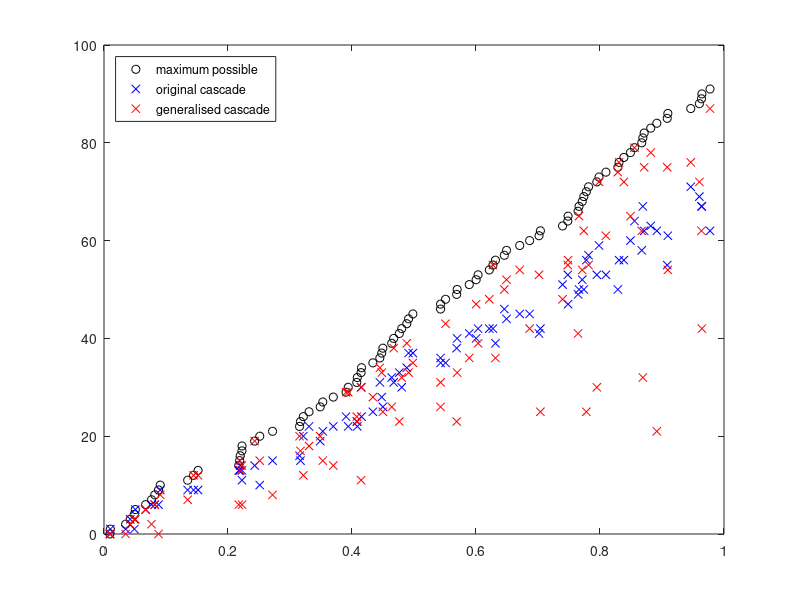

Source code (MATLAB):
% Summary: Beta distribution skews to low numbers
% (betadistribution.eps), so it spreads out
% the number of prey each predator has, so that even those very high
% in trophic level can also have just a few prey (see
% comparing_no_prey_orig_and_generalised_cascade.eps)

% The purpose of this script is to plot the distributions of ri for
% the Cascade Model and the Generalised Cascade Model (from Stouffer)
% to try and figure out what the significance of the exponential
% function is
%
% In the original Cascade Model, species j with nj < ni becomes a prey 
% of i with fixed probability x0 = 2CS/(S - 1)
%
% In the Generalised Cascade Model, species i preys on
% species j with nj < ni, with a species-specific probability
% x drawn—from the beta distribution or an exponential
% distribution—from the interval [0, 1]
%
% So what we should see a difference in is the number of prey versus
% ni
%
% The Beta Distribution describes a distribution of x, 0 < x < 1,
% where the probability of a particular value for x is given by:
%
% p(x) = \beta(1-x)^{\beta-1} 
%
% If y is a uniform random variable, you can generate x with a Beta
% Distribution using:
%
% x = 1-(1-y)^(1/beta)
%
% The Beta Distribution has the expected value E(x) = 1/(1+beta), so
% Beta can also be selected to satisfy the connectance criteria c, so
%
% beta = 1/(2*c) - 1;
%

% Let's use Little Rock Lake, which has 92 species and a connectance of 0.12
S = 92;
C = 0.12;
beta = 1/(2*C) - 1;

n = rand(S,1); % random niche value

% Niche Model
y = rand(S,1);
x = (1-(1-y).^(1/beta)); 
r = n.*x;
c = rand*(n-r/2)+r/2;

niche_no_prey = zeros(S,1);
for i = 1:S
    ci = c(i);
    ri = r(i);
    low_bound = ci-ri/2;
    upp_bound = ci+ri/2;
    niche_no_prey(i) = length(find((n > low_bound) & (n < upp_bound)));
end

% Cascade Models:
potl_prey_V = zeros(S,1);
for i = 1:S
    potl_prey_V(i) = length(find(n<n(i)));
end
% In the original Cascade Model, species j with nj < ni becomes a prey 
% of i with fixed probability x0 = 2CS/(S - 1)
cascade_x = 2*C*S/(S-1);
cascade_no_prey = zeros(S,1);
% about cascade_x * potl_no_prey
for i = 1:S
    potl_prey = find(n<n(i));
    for j = 1:length(potl_prey)
        if rand > cascade_x
            cascade_no_prey(i) += 1;
        end
    end
end

% In the Generalised Cascade Model, species i preys on
% species j with nj < ni, with a species-specific probability
% x drawn—from the beta distribution or an exponential
% distribution—from the interval [0, 1]
gen_cascade_no_prey = zeros(S,1);
for i = 1:S
    potl_prey = find(n<n(i));
    predator_specific_x = (1-(1-rand).^(1/beta)); 
    for j = 1:length(potl_prey)
        if rand > predator_specific_x
            gen_cascade_no_prey(i) += 1;
        end
    end
end

hold off
plot(n,potl_prey_V,';maximum possible;ko')
hold on
plot(n,cascade_no_prey,';original cascade;bx')
plot(n,gen_cascade_no_prey,';generalised cascade;rx')
%plot(n,niche_no_prey,';niche;kx')
legend ({"maximum possible", "original cascade","generalised cascade"}, "location", "northwest")
hold off
